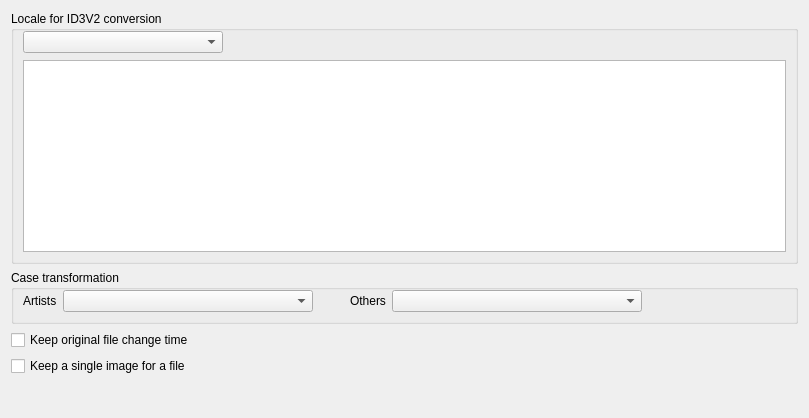
     <widget class="QWidget" name="m_pTransfParamW" >
      <attribute name="title" >
       <string>Transformation params</string>
      </attribute>
      <layout class="QVBoxLayout" >
       <item>
        <widget class="QGroupBox" name="m_pLocaleGrp" >
         <property name="title" >
          <string>Locale for ID3V2 conversion</string>
         </property>
         <layout class="QGridLayout" >
          <property name="topMargin" >
           <number>0</number>
          </property>
          <item row="0" column="0" >
           <widget class="QComboBox" name="m_pLocaleCbB" >
            <property name="minimumSize" >
             <size>
              <width>200</width>
              <height>0</height>
             </size>
            </property>
            <property name="maxVisibleItems" >
             <number>30</number>
            </property>
           </widget>
          </item>
          <item row="0" column="1" >
           <spacer>
            <property name="orientation" >
             <enum>Qt::Horizontal</enum>
            </property>
            <property name="sizeHint" >
             <size>
              <width>181</width>
              <height>23</height>
             </size>
            </property>
           </spacer>
          </item>
          <item row="1" column="0" colspan="2" >
           <widget class="QTextBrowser" name="m_pCodepageTestM" />
          </item>
         </layout>
        </widget>
       </item>
       <item>
        <widget class="QGroupBox" name="m_pCaseGrp" >
         <property name="title" >
          <string>Case transformation</string>
         </property>
         <layout class="QHBoxLayout" >
          <property name="topMargin" >
           <number>0</number>
          </property>
          <item>
           <widget class="QLabel" name="label_12" >
            <property name="text" >
             <string>Artists</string>
            </property>
           </widget>
          </item>
          <item>
           <widget class="QComboBox" name="m_pArtistsCaseCbB" >
            <property name="minimumSize" >
             <size>
              <width>250</width>
              <height>0</height>
             </size>
            </property>
           </widget>
          </item>
          <item>
           <spacer>
            <property name="orientation" >
             <enum>Qt::Horizontal</enum>
            </property>
            <property name="sizeType" >
             <enum>QSizePolicy::Fixed</enum>
            </property>
            <property name="sizeHint" >
             <size>
              <width>31</width>
              <height>20</height>
             </size>
            </property>
           </spacer>
          </item>
          <item>
           <widget class="QLabel" name="label_13" >
            <property name="text" >
             <string>Others</string>
            </property>
           </widget>
          </item>
          <item>
           <widget class="QComboBox" name="m_pOthersCaseCbB" >
            <property name="minimumSize" >
             <size>
              <width>250</width>
              <height>0</height>
             </size>
            </property>
           </widget>
          </item>
          <item>
           <spacer>
            <property name="orientation" >
             <enum>Qt::Horizontal</enum>
            </property>
            <property name="sizeHint" >
             <size>
              <width>40</width>
              <height>20</height>
             </size>
            </property>
           </spacer>
          </item>
         </layout>
        </widget>
       </item>
       <item>
        <widget class="QCheckBox" name="m_pKeepOrigTimeCkB" >
         <property name="text" >
          <string>Keep original file change time</string>
         </property>
        </widget>
       </item>
       <item>
        <widget class="QCheckBox" name="m_pKeepOneValidImgCkB" >
         <property name="text" >
          <string>Keep a single image for a file</string>
         </property>
        </widget>
       </item>
       <item>
        <spacer>
         <property name="orientation" >
          <enum>Qt::Vertical</enum>
         </property>
         <property name="sizeHint" >
          <size>
           <width>787</width>
           <height>31</height>
          </size>
         </property>
        </spacer>
       </item>
      </layout>
     </widget>
